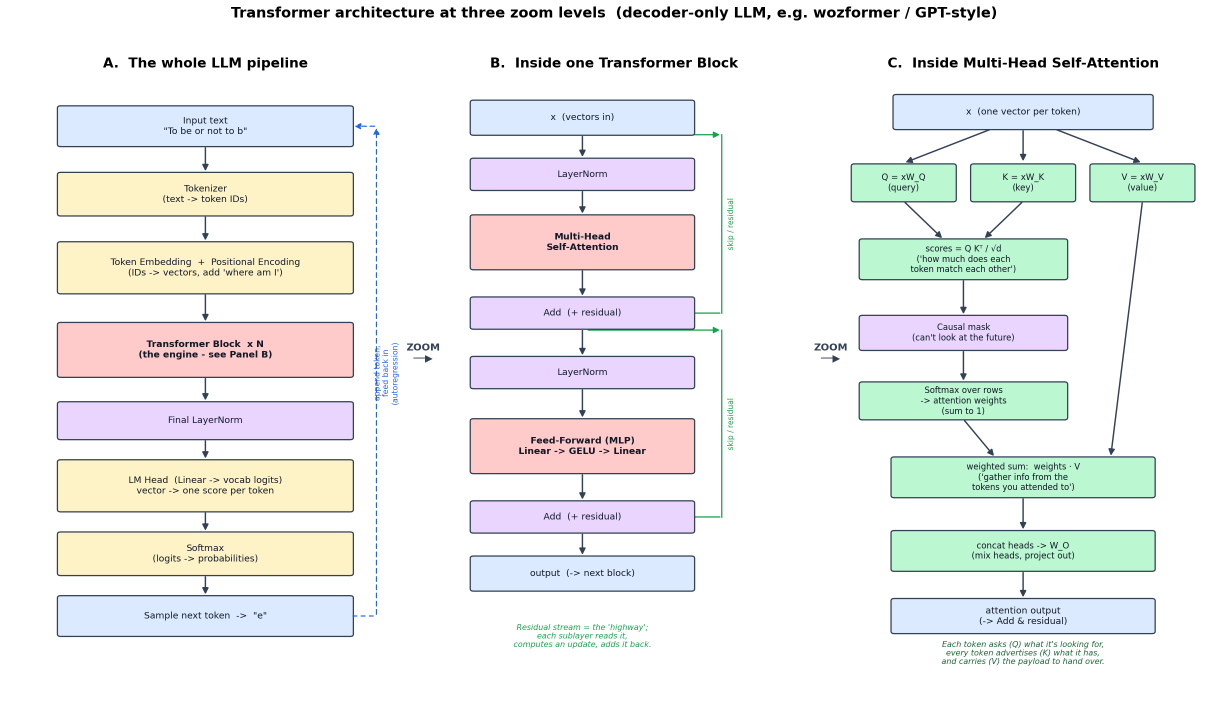
#> input picture transformer_arch.png, 2457 x 1415 px (shown at 1/2 size)
$ python -i modular_image.py   (imports and definitions only)
#> lines starting #> are read from the running program, lines starting #| are printed output that depends on the picture


import os
import math
import requests
from io import BytesIO
from PIL import Image


class ImageMapConverter:
    def __init__(self, output_dir="./tiles"):
        self.output_dir = output_dir
        os.makedirs(self.output_dir, exist_ok=True)

    def fetch_image(self, url):
        response = requests.get(url)
        response.raise_for_status()
        return Image.open(BytesIO(response.content)).convert("RGBA")

    def resize_image(self, image):
        w, h = image.size
        new_w = math.ceil(w / 128) * 128
        new_h = math.ceil(h / 128) * 128
        return image.resize((new_w, new_h), Image.LANCZOS), (new_w, new_h)

    def split_into_tiles(self, image, size=(128, 128)):
        w, h = image.size
        tiles = []
        count = 1

        for y in range(0, h, size[1]):
            for x in range(0, w, size[0]):
                tile = image.crop((x, y, x + size[0], y + size[1]))
                tile_filename = f"map_{count}.png"
                tile_path = os.path.join(self.output_dir, tile_filename)
                tile.save(tile_path)
                tiles.append(tile_filename)
                count += 1

        return tiles, w // size[0], h // size[1]

    def process(self, image_url):
        img = self.fetch_image(image_url)
        resized_img, new_size = self.resize_image(img)
        tiles, cols, rows = self.split_into_tiles(resized_img)
        return {
            "original_size": img.size,
            "resized_to": new_size,
            "tile_count": len(tiles),
            "tiles": tiles,
            "columns": cols,
            "rows": rows
        }


# Local test
# [11 lines not run here, left out]

>>> import cv2
>>> picture = cv2.imread('../transformer_arch.png', cv2.IMREAD_GRAYSCALE)
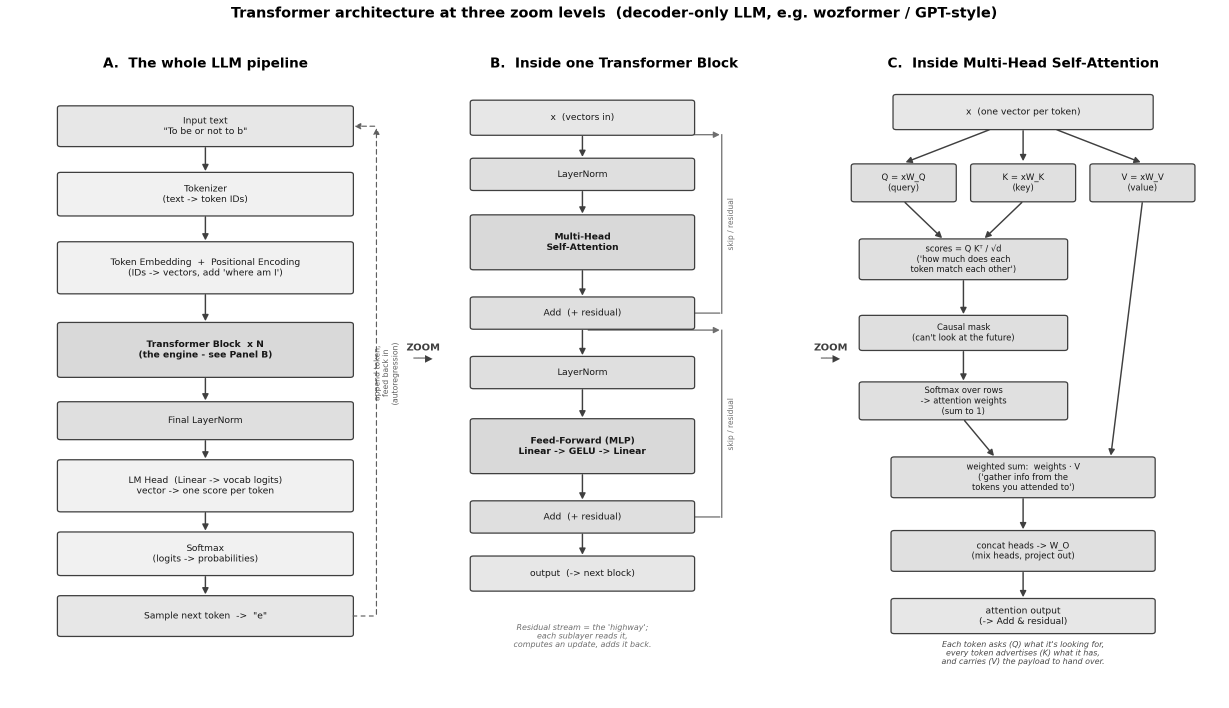
#> picture: shape (1415, 2457) (shown at 1/2 size); min 0, max 255, mean 239
>>> result = ImageMapConverter().process(picture)
#> (the run stopped early here; a loop or call above may not have finished)
